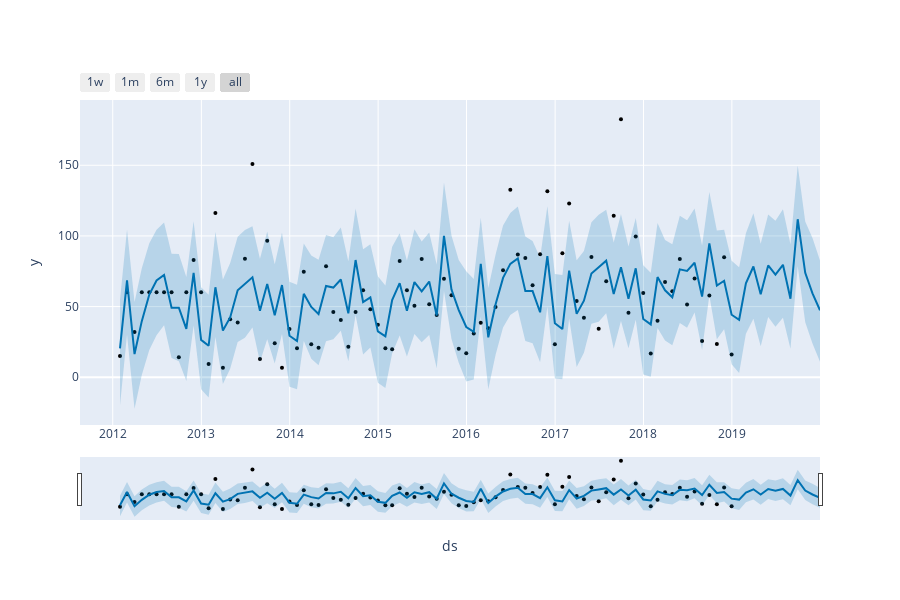

The notebook cell saved with this chart:
### Code cell
# alternative use plotly interactive model
plot_plotly(model, predict)
